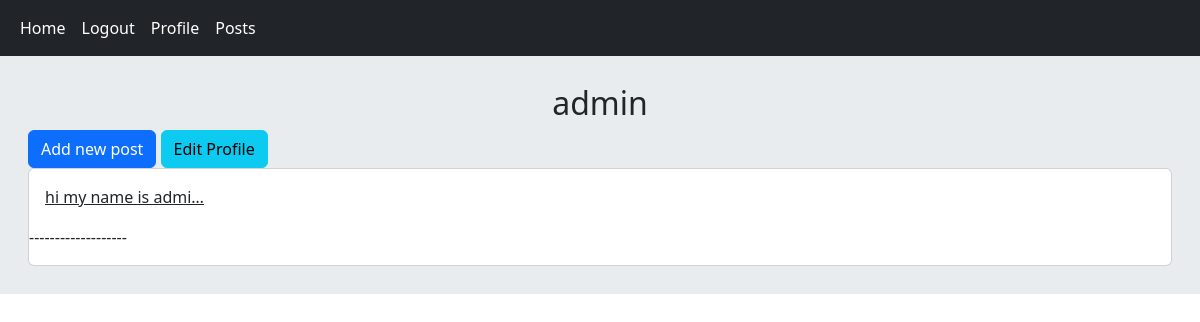
/account/profile/1 (signed in), run on an earlier commit of the app's database.
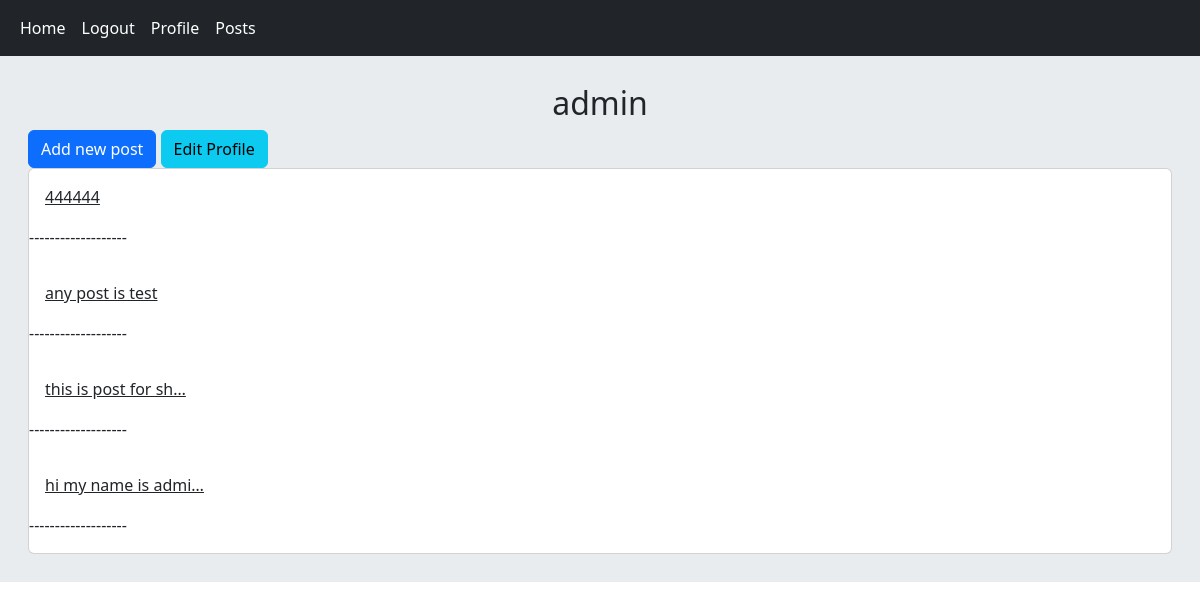
And on a later commit of the database.
### posts/models.py (models this page shows, shortened)
class Post(models.Model):
    user = models.ForeignKey(User, on_delete=models.CASCADE, related_name='posts')
    body = models.TextField()
    slug = models.SlugField()
    created = models.DateTimeField(auto_now_add=True)
    updated = models.DateTimeField(auto_now=True)
    class Meta:
        ordering = ['-created']
    def get_absolute_url(self):
        return reverse('post:post_detail', args=(self.id, self.slug))

### account/views.py (the view)
# urls.py: path('profile/<int:user_id>', views.UserProfileView.as_view(), name='profile'),
class UserProfileView(LoginRequiredMixin, View):
    def get(self, request, user_id):
        is_following = False
        user = get_object_or_404(User, pk=user_id)
        posts = Post.objects.filter(user=user)
        relation = Relation.objects.filter(from_user=request.user, to_user=user)
        if relation.exists():
            is_following = True
        return render(request, 'account/profile.html', {'user': user, 'posts': posts, 'is_following':is_following})

### account/templates/account/profile.html (shortened to what this page needs)
{% extends '_base.html' %}
{% block content %}
    <h2 class="text-center">{{ user.username }}</h2>
    {% if request.user.id == user.id %}
        <a href="{% url 'post:post_create' %}" class="btn btn-primary ">Add new post</a>
        <a href="{% url 'account:edit_profile' %}" class="btn btn-info ">Edit Profile</a>
    {% endif %}
    <div class="card">
        {% for post in posts %}
            <a class="card-body" href="{{ post.get_absolute_url }}">{{ post.body|truncatechars:20 }}</a>
            <p>-------------------</p>
        {% endfor %}
    </div>
{% endblock %}

What changed in the data, as far as the page shows it:
added Post: body "444444"
added Post: body "any post is test"
added Post: body "this is post for sh…"
